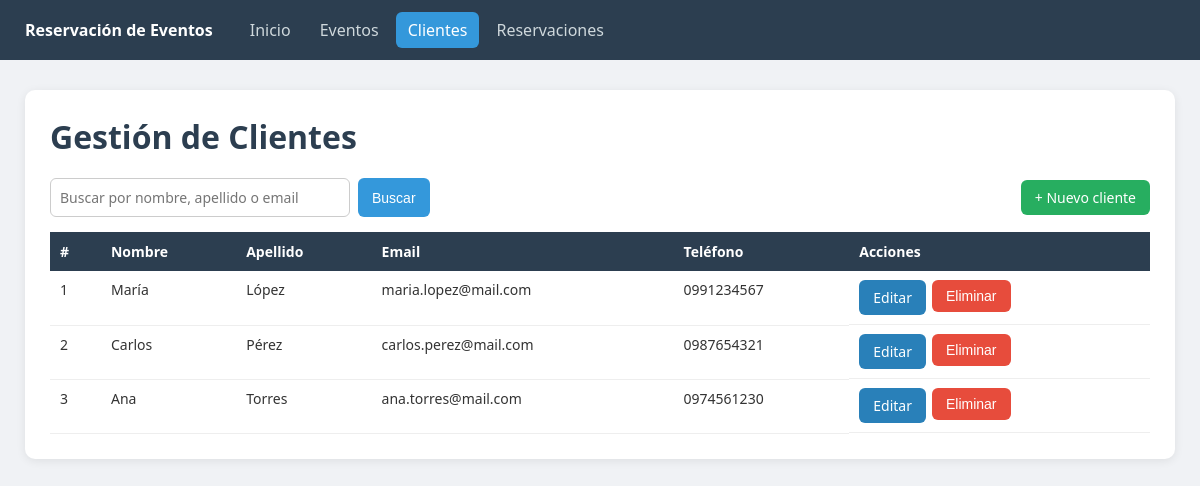
The page /clientes.php on the database its author committed.
### tables this page shows
CREATE TABLE IF NOT EXISTS clientes (
    cliente_id INT AUTO_INCREMENT PRIMARY KEY,
    nombre VARCHAR(100) NOT NULL,
    apellido VARCHAR(100) NOT NULL,
    email VARCHAR(120) NOT NULL UNIQUE,
    telefono VARCHAR(15)
);

### includes/funciones.php (called while the page is built, shortened)
<?php
function e($txt) { return htmlspecialchars((string)$txt, ENT_QUOTES, "UTF-8"); }

### config/Database.php (called while the page is built)
<?php
class Database
{
    private string $host = "localhost";
    private string $dbName = "reservacion_eventos";
    private string $user = "root";
    private string $password = "";
    private static ?PDO $conexion = null;
    public function conectar(): PDO
    {
        if (self::$conexion === null) {
            try {
                $dsn = "mysql:host={$this->host};dbname={$this->dbName};charset=utf8mb4";
                self::$conexion = new PDO($dsn, $this->user, $this->password);
                self::$conexion->setAttribute(PDO::ATTR_ERRMODE, PDO::ERRMODE_EXCEPTION);
                self::$conexion->setAttribute(PDO::ATTR_DEFAULT_FETCH_MODE, PDO::FETCH_ASSOC);
            } catch (PDOException $e) {
                die("Error de conexión: " . $e->getMessage());
            }
        }
        return self::$conexion;
    }
}

### models/Cliente.php (called while the page is built, shortened)
<?php
require_once __DIR__ . "/../config/Database.php";
class Cliente
{
    private PDO $db;
    private string $tabla = "clientes";
    public function __construct()
    {
        $this->db = (new Database())->conectar();
    }
    public function listar(string $buscar = ""): array
    {
        if ($buscar !== "") {
            $sql = "SELECT * FROM {$this->tabla}
                    WHERE nombre LIKE :b OR apellido LIKE :b OR email LIKE :b
                    ORDER BY apellido, nombre";
            $stmt = $this->db->prepare($sql);
            $stmt->execute([":b" => "%$buscar%"]);
        } else {
            $stmt = $this->db->query("SELECT * FROM {$this->tabla} ORDER BY apellido, nombre");
        }
        return $stmt->fetchAll();
    }
}

### clientes.php (the view, shortened to what this page needs)
<?php
require_once "models/Cliente.php";
require_once "includes/funciones.php";
$cliente = new Cliente();
$buscar = trim($_GET["buscar"] ?? "");
$clientes = $cliente->listar($buscar);
require "includes/header.php";
?>
<div class="contenedor">
    <h1>Gestión de Clientes</h1>
    <div class="barra">
        <form method="GET" class="buscador">
            <input type="text" name="buscar" placeholder="Buscar por nombre, apellido o email" value="<?= e($buscar) ?>">
            <button type="submit" class="btn">Buscar</button>
        </form>
        <a href="cliente_form.php" class="btn verde">+ Nuevo cliente</a>
    </div>
    <table>
        <thead>
        <tr><th>#</th><th>Nombre</th><th>Apellido</th><th>Email</th><th>Teléfono</th><th>Acciones</th></tr>
        </thead>
        <tbody>
        <?php if (empty($clientes)): ?>
            <tr><td colspan="6" class="centro">No hay clientes registrados.</td></tr>
        <?php else: foreach ($clientes as $c): ?>
            <tr>
                <td><?= e($c["cliente_id"]) ?></td>
                <td><?= e($c["nombre"]) ?></td>
                <td><?= e($c["apellido"]) ?></td>
                <td><?= e($c["email"]) ?></td>
                <td><?= e($c["telefono"]) ?></td>
                <td class="acciones">
                    <a href="cliente_form.php?id=<?= $c["cliente_id"] ?>" class="btn azul">Editar</a>
                    <form method="POST" action="cliente_eliminar.php" onsubmit="return confirm('¿Eliminar este cliente?');">
                        <button type="submit" class="btn rojo">Eliminar</button>
                    </form>
                </td>
            </tr>
        <?php endforeach; endif; ?>
        </tbody>
    </table>
</div>
<?php require "includes/footer.php"; ?>

### css/estilos.css (style rules this page uses)
* { box-sizing: border-box; margin: 0; padding: 0; }
body { font-family: "Segoe UI", Arial, sans-serif; background: #f0f2f5; color: #333; }
.contenedor { max-width: 1150px; margin: 30px auto; background: #fff; padding: 25px; border-radius: 10px; box-shadow: 0 2px 10px rgba(0,0,0,.08); }
h1 { margin-bottom: 20px; color: #2c3e50; }
.barra { display: flex; justify-content: space-between; align-items: center; gap: 10px; flex-wrap: wrap; margin-bottom: 15px; }
.buscador { display: flex; gap: 8px; }
.buscador input, .buscador select { width: 300px; }
input, textarea, select { width: 100%; padding: 9px; border: 1px solid #ccc; border-radius: 6px; font-size: 14px; font-family: inherit; background: #fff; }
.btn { display: inline-block; padding: 8px 14px; border: none; border-radius: 6px; background: #3498db; color: #fff; text-decoration: none; font-size: 14px; cursor: pointer; white-space: nowrap; }
.verde { background: #27ae60; }
.azul { background: #2980b9; }
.rojo { background: #e74c3c; }
table { width: 100%; border-collapse: collapse; font-size: 14px; }
th { background: #2c3e50; color: #fff; padding: 10px; text-align: left; }
td { padding: 9px 10px; border-bottom: 1px solid #eee; vertical-align: top; }
.acciones { display: flex; gap: 6px; }
.acciones form { margin: 0; }

### rows shown on the page
clientes: cliente_id "1", nombre "María", apellido "López", email "maria.lopez@mail.com", telefono "0991234567"
clientes: cliente_id "2", nombre "Carlos", apellido "Pérez", email "carlos.perez@mail.com", telefono "0987654321"
clientes: cliente_id "3", nombre "Ana", apellido "Torres", email "ana.torres@mail.com", telefono "0974561230"
